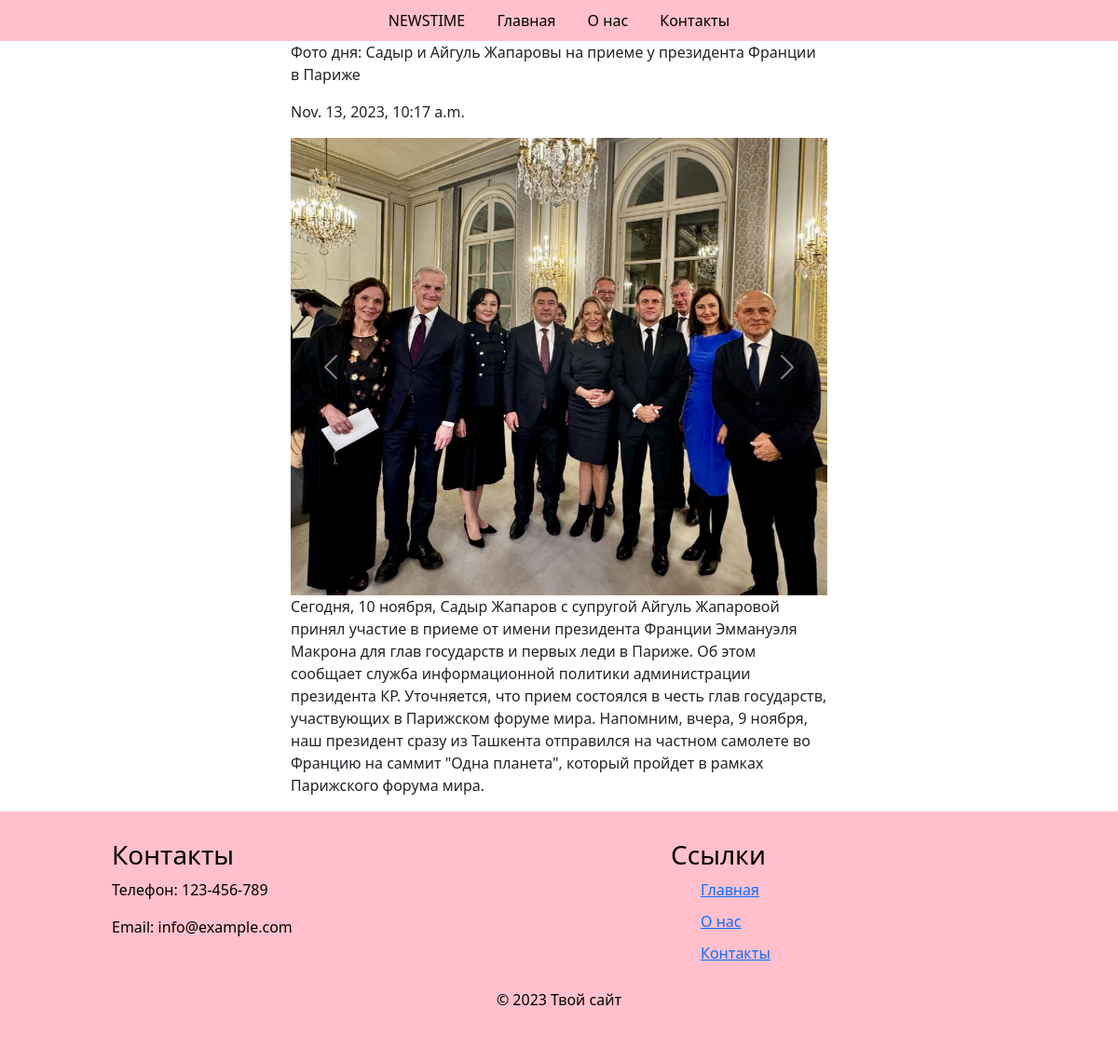
/1/, run on the app's committed database.
### main/models.py (models this page shows)
class News(models.Model):
    title = models.CharField(max_length=100)
    picture = models.ImageField()
    text = models.TextField(blank=True, null=True)
    data = models.DateTimeField(auto_now=True)

### main/views.py (the view)
# urls.py: path('<int:pk>/', views.NewsDetailView.as_view(), name='mydetail'),
class NewsDetailView(DetailView):
    model = News
    template_name = 'detail.html'
    context_object_name = 'news'
    def get_context_data(self, **kwargs):
        context = super().get_context_data(**kwargs)
        context['images'] = self.object.image_set.all()
        return context

### templates/detail.html (shortened to what this page needs)
{% load static %}
<!DOCTYPE html>
<html lang="en">
<head>
        <link rel="stylesheet" href="{% static 'newsstyle/style.css' %}">
    <link href="https://cdn.jsdelivr.net/npm/bootstrap@5.3.2/dist/css/bootstrap.min.css" rel="stylesheet"
>
</head>
<body class="main">
<header>
        <nav>
            <ul>
                <li><a href="#">NEWSTIME</a></li>
                <li><a href="{% url 'main' %}">Главная</a></li>
                <li><a href="{% url 'contact' %}">О нас</a></li>
                <li><a href="{% url 'contact' %}">Контакты</a></li>
            </ul>
        </nav>
    </header>
<div class="container-fluid w-50">
<p>{{news.title}}</p>
<p>{{news.data}}</p>
<div id="carouselExampleControls" class="carousel slide w-60" data-bs-ride="carousel">
    <div class="carousel-inner">
        <div class="carousel-item active">
            <img src="{{news.picture.url}}" class="d-block w-100" alt="...">
        </div>
    </div>
    <button class="carousel-control-prev" type="button" data-bs-target="#carouselExampleControls" data-bs-slide="prev">
        <span class="carousel-control-prev-icon" aria-hidden="true"></span>
    </button>
    <button class="carousel-control-next" type="button" data-bs-target="#carouselExampleControls" data-bs-slide="next">
        <span class="carousel-control-next-icon" aria-hidden="true"></span>
    </button>
</div>
<p>{{news.text}}</p>
</div>
<footer>
        <div class="footer-container">
            <div class="footer-section">
                <h3>Контакты</h3>
                <p>Телефон: 123-456-789</p>
                <p>Email: info@example.com</p>
            </div>
            <div class="footer-section">
                <h3>Ссылки</h3>
                <ul>
                    <li><a href="{% url 'main' %}">Главная</a></li>
                    <li><a href="{% url 'contact' %}">О нас</a></li>
                    <li><a href="{% url 'contact' %}">Контакты</a></li>
                </ul>
            </div>
        </div>
        <div class="bottom-bar">
            <p>&copy; 2023 Твой сайт</p>
        </div>
    </footer>
</body>
</html>

### static/newsstyle/style.css (style rules this page uses)
body { font-family: Arial, sans-serif; margin: 0; padding: 0; }
header { background-color: pink; color: black; padding: 10px 0; }
nav ul { list-style: none; padding: 0; margin: 0; text-align: center; }
nav ul li { display: inline; margin: 0 15px; }
nav ul li a { text-decoration: none; color: black; }
footer { background-color: pink; color: black; padding: 30px 0; }
.footer-container { display: flex; justify-content: space-around; }
.footer-section { width: 30%; }
ul { list-style: none; padding: 0; }
ul li { margin-bottom: 10px; }
.bottom-bar { text-align: center; padding: 10px 0; }

### data on the page
News: title "Фото дня: Садыр и Айгуль Жапаровы на приеме у президента Франции в Париже", data "Nov. 13, 2023, 10:17 a.m.", picture (picture), text "Сегодня, 10 ноября, Садыр Жапаров с супругой Айгуль Жапаровой принял участие в приеме от имени президента Франции Эммануэля Макрона для глав государств и первых леди в Париже. Об этом сообщает служба информационной политики администрации президента КР. Уточняется, что прием состоялся в честь глав государств, участвующих в Парижском форуме мира. Напомним, вчера, 9 ноября, наш президент сразу из Ташкента отправился на частном самолете во Францию на саммит \"Одна планета\", который пройдет в рамках Парижского форума мира."
